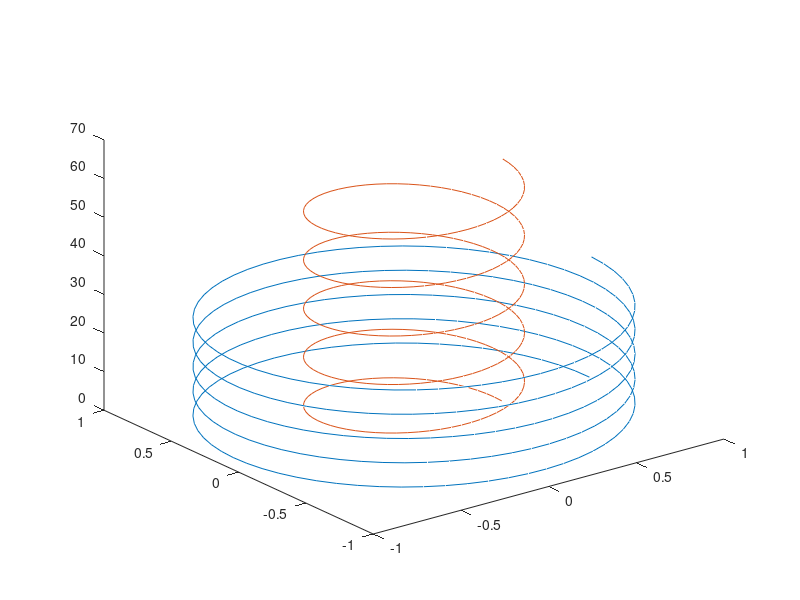

The MATLAB source for this figure:
% define parameters 
t = 0:0.1:10*pi ;
% Line 1 
r1=1;
h1=1;
x1=r1*cos(t);
y1=r1*sin(t);
z1=h1*t;
%Line 2 
r2= 0.5 ;
h2=2 ;
x2=r2*cos(t) ;
y2=r2*sin(t);
z2=h2*t;
%plotting muliple lines 
plot3(x1,y1,z1,x2,y2,z2);
